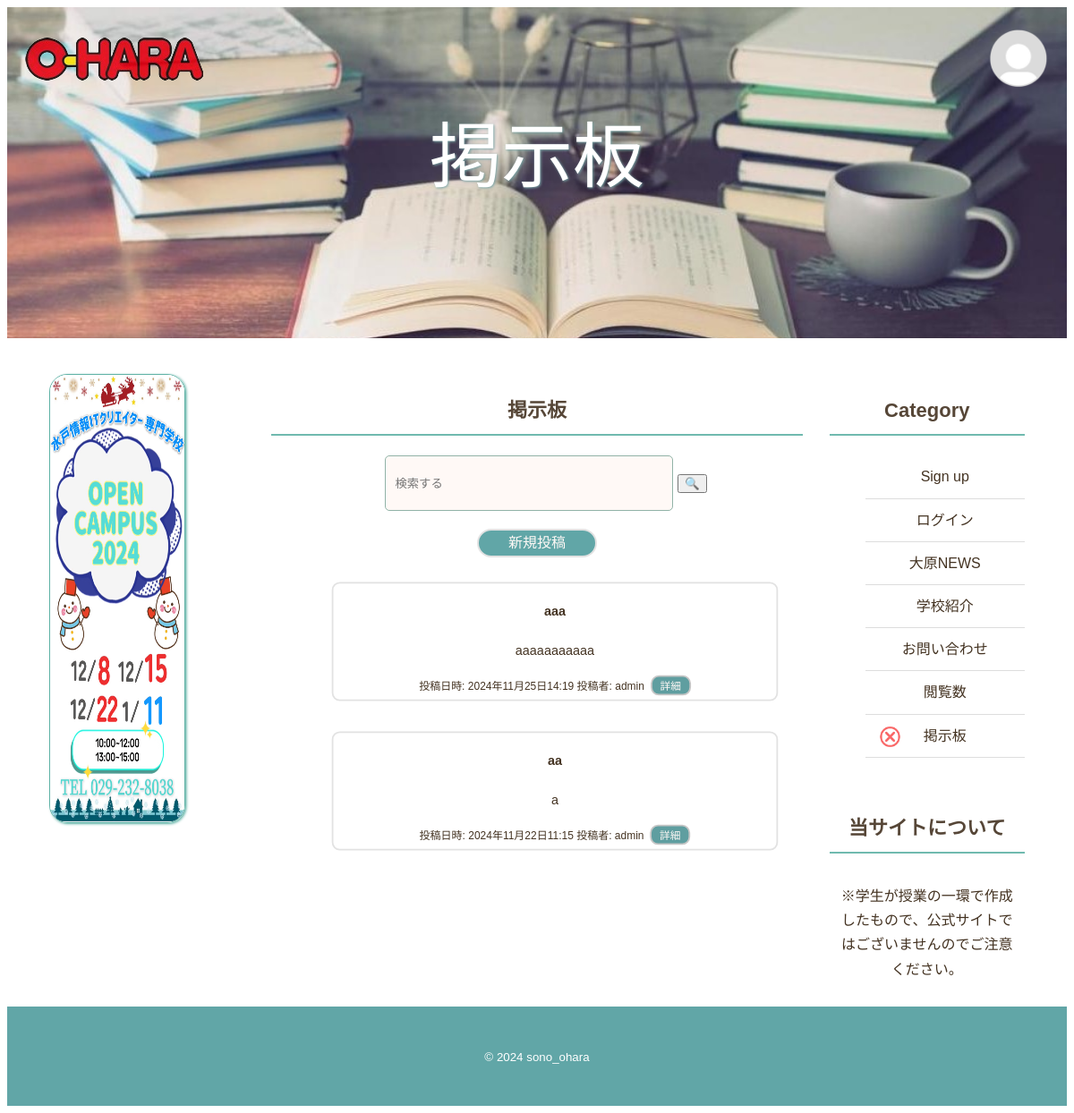
The app's page /keiziban/, older data.
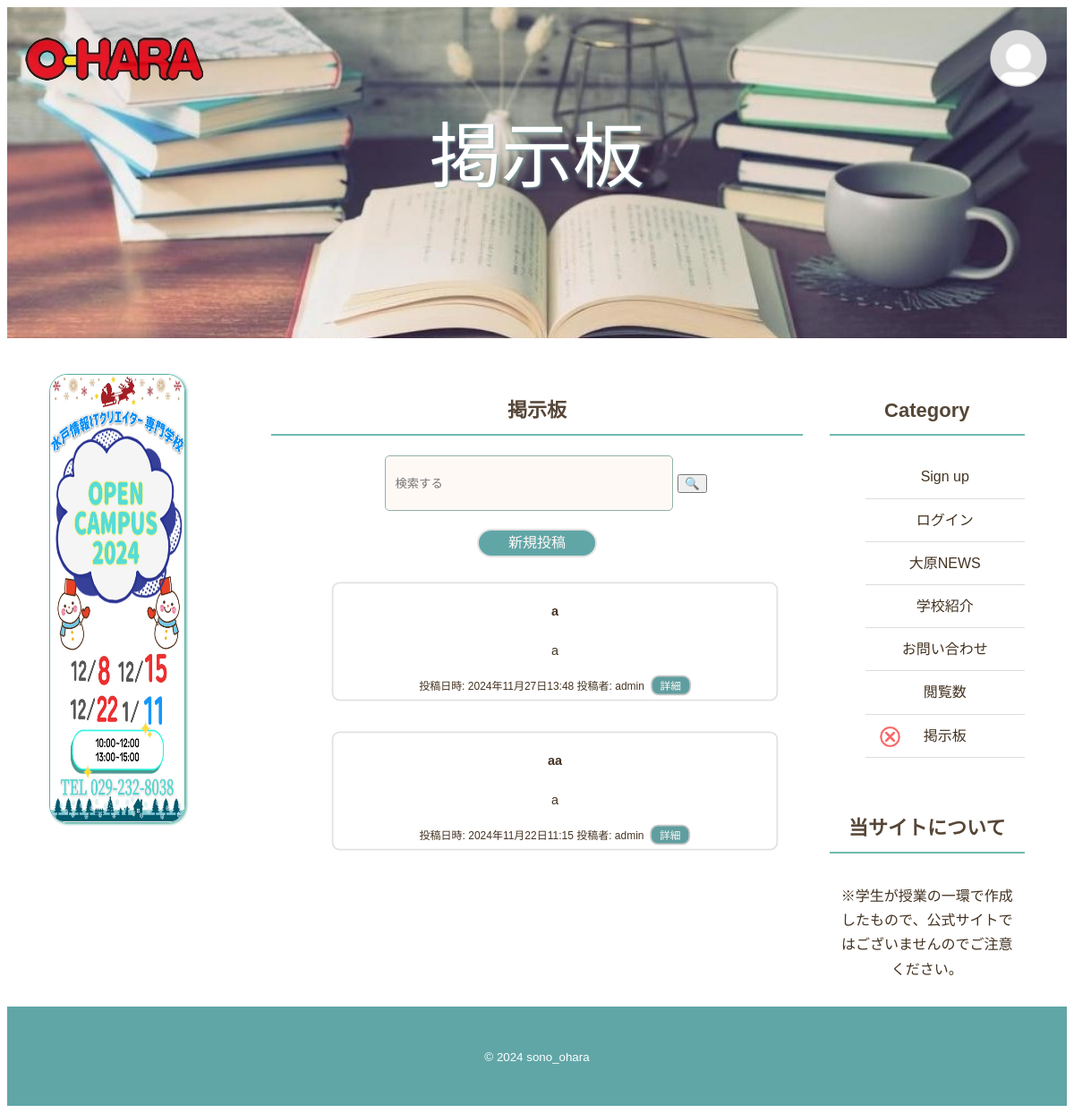
The same page, newer data.
### ohara/models.py (models this page shows, shortened)
class Keiziban_post(models.Model):
    user=models.ForeignKey(CustomUser,verbose_name='ユーザー',on_delete=models.CASCADE)
    title=models.CharField(verbose_name='タイトル',max_length=100)
    comment=models.TextField(verbose_name='コメント',)
    posted_at=models.DateTimeField(verbose_name='投稿日時',auto_now_add=True)

### accounts/models.py (models this page shows)
class CustomUser(AbstractUser):
    pass

### ohara/views.py (the view)
# urls.py: path('keiziban/', Keiziban_post_List.as_view(), name='keiziban'),
class Keiziban_post_List(ListView):
    template_name = 'keiziban.html'
    context_object_name = 'posts'
    def get_queryset(self):
        query = self.request.GET.get('query')
        if query:
            keiziban_post_list = Keiziban_post.objects.filter(
                title__icontains=query
            )
        else:
            keiziban_post_list = Keiziban_post.objects.all().order_by('-posted_at')
        return keiziban_post_list

### ohara/templates/keiziban.html (shortened to what this page needs)
{% extends "base.html" %}
{% load static %}
{% block page_title %}掲示板{% endblock %}
{% block header_id %}header_keiziban{% endblock %}
{% block contents %}
    <h3 class="sub-title">掲示板</h3>
    <div class="keiziban_form">
        <form method="GET" action="{% url 'ohara:keiziban' %}">
            <input type="text" name="query" class="post_text" placeholder="検索する">
            <button type="submit">🔍</button>
        </form>
    </div>
    <div class="create_new_post">
        <a href="{% url 'ohara:post_create' %}" class="create_new_post_p">新規投稿</a>
    </div>
    <div class="post_display">
        <div class="post_div">
            {% if posts %}
                <ul>
                    {% for post in posts %}
                        <li class="post_detail">
                            <h4>{{ post.title }}</h4>
                            <p>{{ post.comment|truncatewords:20 }}</p>
                            <small>投稿日時: {{ post.posted_at }} 投稿者: {{ post.user.username }}</small>
                            <button type="button" class="detail_keiziban_button" onclick="location.href='{% url "ohara:keiziban_detail" post.id %}'">詳細</a></button>
                        </li>
                    {% endfor %}
                </ul>
            {% else %}
                <p>現在、掲示板には投稿がありません。</p>
            {% endif %}
        </div>
    </div>
{% endblock %}

Row changes from the older to the newer data that the page shows:
removed Keiziban_post: title "aaa", comment "aaaaaaaaaaa", posted_at "2024年11月25日14:19", user.username "admin"
added Keiziban_post: title "a", comment "a", posted_at "2024年11月27日13:48", user.username "admin"
